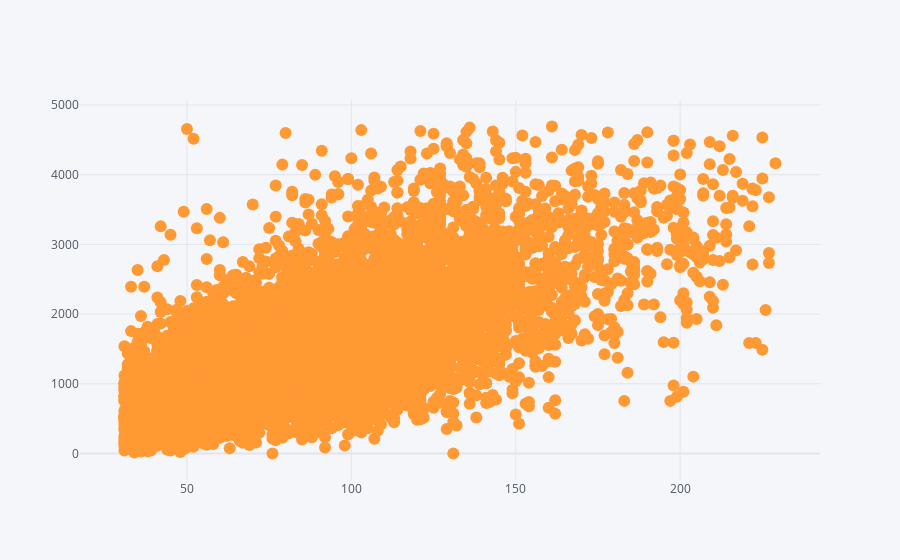

This figure's notebook cell:
### Markdown cell above
While there's a relationship between the two in both cases, it's definitely not the strongest. Let's use **Plotly** to add interactivity to our plots and more easily visualize the relationship between distance and gradient.

### Code cell
_ = df.iplot(kind='scatter', x='distance', y='gradient', mode='markers')

### Figure 1 — Plotly figure (JSON) as saved in the notebook; plotly's stock layout.template omitted (floating-point values rounded to 4 significant figures; data arrays with more than 128 entries replaced by an {"elided": "..."} marker saying what was removed)
{"data": [{"line": {"color": "rgba(255, 153, 51, 1.0)", "dash": "solid", "shape": "linear", "width": 1.3}, "marker": {"size": 12, "symbol": "circle"}, "mode": "markers", "name": "gradient", "text": "", "type": "scatter", "x": {"elided": "8651 int values"}, "y": {"elided": "8651 int values"}}], "layout": {"legend": {"bgcolor": "#F5F6F9", "font": {"color": "#4D5663"}}, "paper_bgcolor": "#F5F6F9", "plot_bgcolor": "#F5F6F9", "title": {"font": {"color": "#4D5663"}}, "xaxis": {"gridcolor": "#E1E5ED", "showgrid": true, "tickfont": {"color": "#4D5663"}, "title": {"font": {"color": "#4D5663"}, "text": ""}, "zerolinecolor": "#E1E5ED"}, "yaxis": {"gridcolor": "#E1E5ED", "showgrid": true, "tickfont": {"color": "#4D5663"}, "title": {"font": {"color": "#4D5663"}, "text": ""}, "zerolinecolor": "#E1E5ED"}}}
